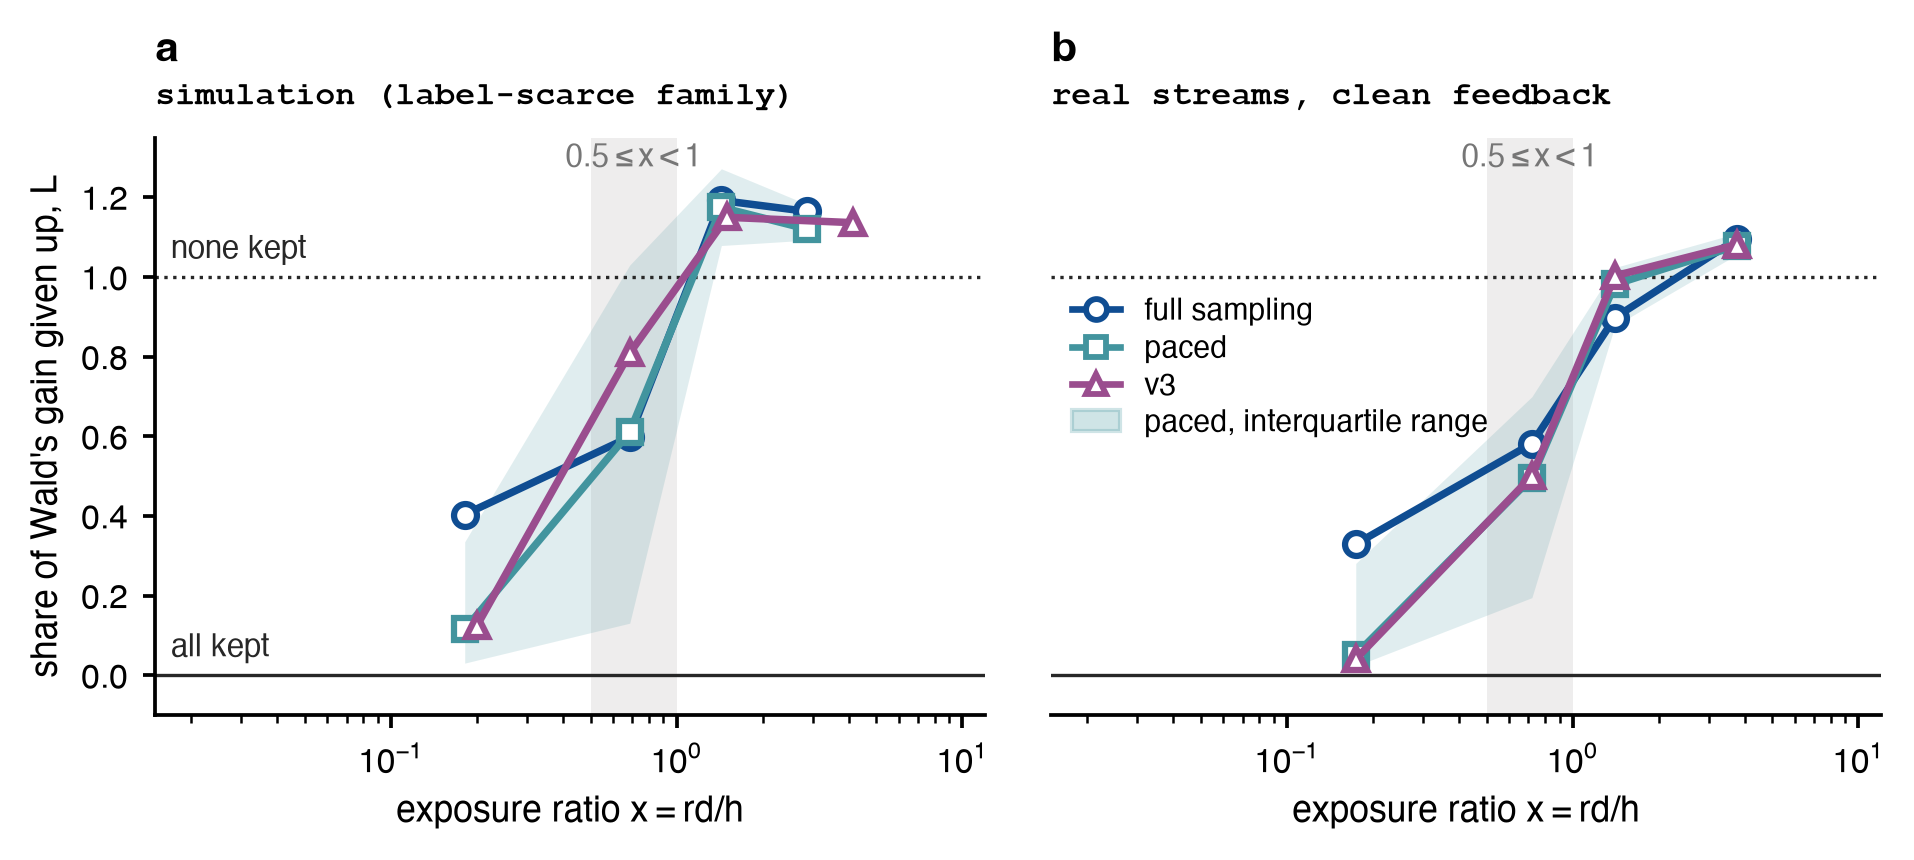

This figure's Python source:
"""Figure (main text): cost of the guarantee L against exposure ratio x = r d / h, as bin medians with the
interquartile range of the paced arm. All individual points are in fig_regime_map_full.py (appendix)."""
import sys
from pathlib import Path

import numpy as np

sys.path.insert(0, str(Path(__file__).resolve().parent))
import matplotlib.pyplot as plt
from style import ARM_STYLE, PALETTE as P, RES, WIDTH, apply_style, load_json, panel_label, save

ex = load_json(RES / "exposure_ratio_test.json")
rows = ex["rows"]
BINS = [(0.0, 0.5), (0.5, 1.0), (1.0, 2.0), (2.0, np.inf)]
DIRECT = {"f3_pi1": ("full sampling", (6, 14)), "f3v2d": ("paced", (6, -16)), "v3": ("v3", (6, 2))}

apply_style(8.5)
fig, axes = plt.subplots(1, 2, figsize=(WIDTH, 2.75), sharey=True, gridspec_kw=dict(wspace=0.08, left=0.1, right=0.985, top=0.9, bottom=0.2))
for ax, (src, title) in zip(axes, (("scarce", "Simulation (label-scarce family)"), ("real", "Real streams, clean feedback"))):
    ax.axvspan(0.5, 1.0, color=P["neutral"], alpha=0.35, lw=0)
    ax.axhline(0.0, color=P["dark"], lw=0.8)
    ax.axhline(1.0, color=P["dark"], lw=0.8, ls=":")
    for arm, (lab, col, mk) in ARM_STYLE.items():
        x, L = np.array([(r["x"], r["L"]) for r in rows if r["source"] == src and r["arm"] == arm]).T
        bx, med, lo, hi = [], [], [], []
        for a, b in BINS:
            m = (x >= a) & (x < b)
            bx.append(np.exp(np.median(np.log(x[m])))); med.append(np.median(L[m]))
            lo.append(np.percentile(L[m], 25)); hi.append(np.percentile(L[m], 75))
        if arm == "f3v2d":
            ax.fill_between(bx, lo, hi, color=col, alpha=0.16, lw=0)
        ax.plot(bx, med, color=col, lw=1.8, marker=mk, ms=5.5, mfc="white", mew=1.5, zorder=4)
    ax.set_xscale("log"); ax.set_xlim(1.5e-2, 12); ax.set_ylim(-0.1, 1.35)
    ax.set_title(title.lower(), loc="left", fontsize=8, pad=8, family=["Courier New","Menlo","DejaVu Sans Mono"], fontweight="bold")
    panel_label(ax, "a" if src == "scarce" else "b", -0.0, 1.12)
    ax.text(0.71, 1.3, "$0.5\\leq x<1$", ha="center", va="center", fontsize=7.5, color=P["grey"])
    ax.set_xlabel("exposure ratio $x = rd/h$")
axes[0].set_ylabel("share of Wald's gain given up, $L$")
axes[0].text(0.017, 1.03, "none kept", fontsize=7.5, va="bottom", color=P["dark"])
axes[0].text(0.017, 0.03, "all kept", fontsize=7.5, va="bottom", color=P["dark"])
axes[1].tick_params(axis="y", left=False); axes[1].spines["left"].set_visible(False)
from matplotlib.lines import Line2D
from matplotlib.patches import Patch
hs = [Line2D([], [], color=c, marker=m, mfc="white", mew=1.4, lw=1.6, ms=5, label=l) for l, c, m in ARM_STYLE.values()]
hs.append(Patch(color=ARM_STYLE["f3v2d"][1], alpha=0.25, label="paced, interquartile range"))
axes[1].legend(handles=hs, loc="upper left", bbox_to_anchor=(0.0, 0.76), fontsize=7.2, handlelength=1.6, borderaxespad=0.3, labelspacing=0.3)
save(fig, "regime_map")
